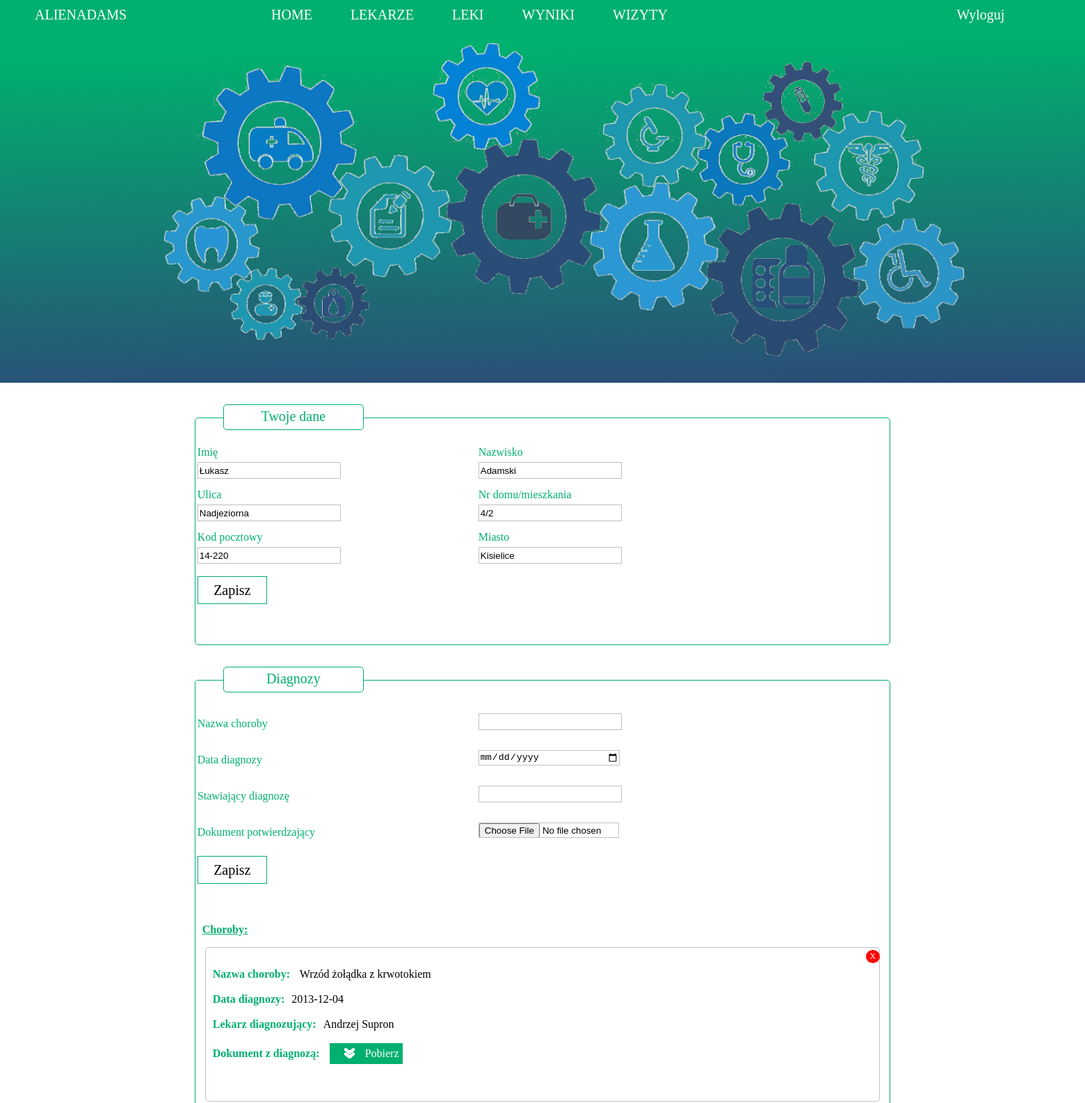
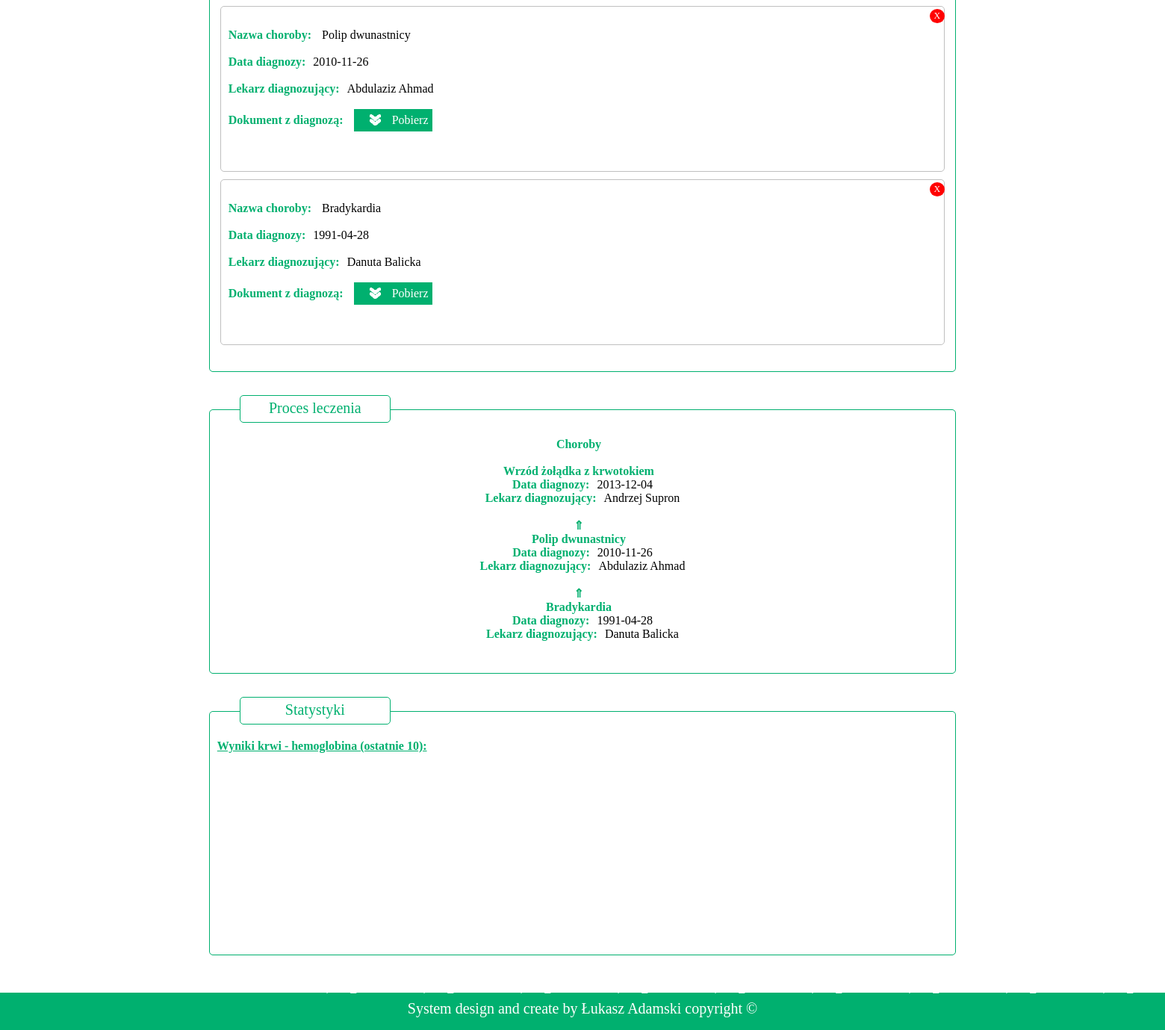
/dashboard.php (signed in), run on the app's committed database (2 pictures, top to bottom).
### tables this page shows
CREATE TABLE `personal_data` (
  `username` varchar(20) NOT NULL,
  `first_name` char(50) DEFAULT NULL,
  `last_name` char(50) DEFAULT NULL,
  `street` char(50) DEFAULT NULL,
  `home_number` char(20) DEFAULT NULL,
  `postal_code` char(6) DEFAULT NULL,
  `city` char(50) DEFAULT NULL
);

CREATE TABLE `deseases` (
  `username` varchar(20) NOT NULL,
  `desease` varchar(50) NOT NULL,
  `diagnosis_date` date DEFAULT NULL,
  `diagnosis_making` varchar(50) DEFAULT NULL,
  `diagnosis_document` varchar(255) DEFAULT NULL
);

### scripts/Patient.php (called while the page is built, shortened)
<?php
    include_once 'Database.php';
    class Patient
    {
        public static function fillFormUserData()
        {
            $Database = new Database();
            $Database->serverConnect();
            $Database->getUserData();
        }
        public static function getPatientDesease()
        {
            $Database = new Database();
            $Database->serverConnect();
            $Database->getPatientDesease();
        }
        public static function getTreatmentProcess()
        {
            $Database = new Database();
            $Database->serverConnect();
            $Database->getTreatmentProcess();
        }
        public static function getHemoglobin()
        {
            $Database = new Database();
            $Database->serverConnect();
            $Database->getHemoglobin();
        }
    }
?>

### scripts/Database.php (the view, shortened to what this page needs)
<?php
    class Database
    {
        public function getUserData()
        {
            $username = $_SESSION['username'];
            try
            {
                $pdo = new PDO('mysql:host=' . DB_HOST . ';dbname=' . DB_SCHEMA, DB_USER, DB_PASSWORD);
                $user_data = $pdo->query('SELECT * FROM personal_data WHERE username = "' . $username . '"');
                $user_data->execute();
                $row = $user_data->fetchAll();
                print('<form method="POST" action="update_personal_data.php">');
                print('<table class="data_box__table">');
                    print('<tr>');
                        print('<td>');
                            print('<label for="first_name">Imię</label>');
                            print('<input type="text" name="first_name" id="first_name" value="' . $row[0][1] . '"></input>');
                        print('</td>');
                        print('<td>');
                            print('<label for="last_name">Nazwisko</label>');
                            print('<input type="text" name="last_name" id="last_name" value="' . $row[0][2] . '"></input>');
                        print('</td>');
                    print('</tr>');
                    print('<tr>');
                        print('<td>');
                            print('<label for="street">Ulica</label>');
                            print('<input type="text" name="street" id="street" value="' . $row[0][3] . '"></input>');
                        print('</td>');
                        print('<td>');
                            print('<label for="home_number">Nr domu/mieszkania</label>');
                            print('<input type="text" name="home_number" id="home_number" value="' . $row[0][4] . '"></input>');
                        print('</td>');
                    print('</tr>');
                    print('<tr>');
                        print('<td>');
                            print('<label for="postal_code">Kod pocztowy</label>');
                            print('<input type="text" name="postal_code" id="postal_code" value="' . $row[0][5] . '"></input>');
                        print('</td>');
                        print('<td>');
                            print('<label for="city">Miasto</label>');
                            print('<input type="text" name="city" id="city" value="' . $row[0][6] . '"></input>');
                        print('</td>');
                    print('</tr>');
                    print('<tr>');
                        print('<td><button class="data_box__button">Zapisz</button></td>');
                    print('</tr>');
                print('</table>');
                print('</form>');
            }
            catch(PDOException $e)
            {
                echo 'Wystąpił błąd! (' . $e->getMessage() . ') :( Prosimy spróbować ponownie.';
                die();
            }
        }
        public function getPatientDesease()
        {
            $username = $_SESSION['username'];
            print('<form method="POST" action="add_desease.php" enctype="multipart/form-data">');
                print('<table class="data_box__table">');
                    print('<tr>');
                        print('<td>');
                            print('<label for="desease">Nazwa choroby</label>');
                        print('</td>');
                        print('<td>');
                            print('<input type="text" name="desease" id="desease"></input>');
                        print('</td>');
                    print('</tr>');
                    print('<tr>');
                        print('<td>');
                            print('<label for="diagnosis_date">Data diagnozy</label>');
                        print('</td>');
                        print('<td>');
                            print('<input type="date" name="diagnosis_date" id="diagnosis_date"></input>');
                        print('</td>');
                    print('</tr>');
                    print('<tr>');
                        print('<td>');
                            print('<label for="diagnosis_making">Stawiający diagnozę</label>');
                        print('</td>');
                        print('<td>');
                            print('<input type="text" name="diagnosis_making" id="diagnosis_making"></input>');
                        print('</td>');
                    print('</tr>');
                    print('<tr>');
                        print('<td>');
                            print('<label for="diagnosis_document">Dokument potwierdzający</label>');
                        print('</td>');
                        print('<td>');
                            print('<input type="file" name="diagnosis_document" id="diagnosis_document"></input>');
                        print('</td>');
                    print('</tr>');
                    print('<tr>');
                        print('<td><button class="data_box__button" id="save_button">Zapisz</button></td>');
                    print('</tr>');
                print('</table>');
            print('</form>');
            try
            {
                $pdo = new PDO('mysql:host=' . DB_HOST . ';dbname=' . DB_SCHEMA, DB_USER, DB_PASSWORD);
                $user_deseases_count = $pdo->query('SELECT count(*) FROM deseases WHERE username = "' . $username . '"');
                $user_deseases_count->execute();
                $row = $user_deseases_count->fetchAll();
                $count = $row[0][0];
                if($count == 0)
                {
                    echo "Nie dodano żadnej choroby.";
                }
                else
                {
                    echo "<p class='data_box__deseases_list'>Choroby:</p>";
                    $user_deseases = $pdo->query('SELECT * FROM deseases WHERE username = "' . $username . '" ORDER BY diagnosis_date DESC');
                    $user_deseases->execute();
                    $row = $user_deseases->fetchAll();
                    for($i = 0; $i < $count; $i++)
                    {
                        echo "<div class='data_box__deseas_box'>";
                            echo "<div class='data_box__delete_button' id='" . $row[$i][1] . "'><a href='delete_deseas.php?delete=" . $row[$i][1] . "'>X</a></div>";
                            echo "<span class='data_box__spec'>Nazwa choroby:</span> " . $row[$i][1] . "<br /><br />";
                            echo "<span class='data_box__spec'>Data diagnozy:</span>" . $row[$i][2] . "<br /><br />";
                            echo "<span class='data_box__spec'>Lekarz diagnozujący:</span>" . $row[$i][3] . "<br /><br />";
                            echo "<span class='data_box__spec'>Dokument z diagnozą:</span> <a href='images/documents/" . $row[$i][4] . "'><div class='data_box__document_button'><img class='data_box__document_icon' src='images/documents/download_arrow.png' alt='dokument'/>Pobierz</div></a><br /><br />";
                        echo "</div>";
                    }
                }
            }
            catch(PDOException $e)
            {
                echo 'Wystąpił błąd! (' . $e->getMessage() . ') :( Prosimy spróbować ponownie.';
                die();
            }
        }
        public function getTreatmentProcess()
        {
            $username = $_SESSION['username'];
            try
            {
                $pdo = new PDO('mysql:host=' . DB_HOST . ';dbname=' . DB_SCHEMA, DB_USER, DB_PASSWORD);
                $user_deseases_count = $pdo->query('SELECT count(*) FROM deseases WHERE username = "' . $username . '"');
                $user_deseases_count->execute();
                $row = $user_deseases_count->fetchAll();
                $count = $row[0][0];
                if($count == 0)
                {
                    echo "Nie dodano żadnej choroby.";
                }
                else
                {
                    $user_deseases = $pdo->query('SELECT * FROM deseases WHERE username = "' . $username . '" ORDER BY diagnosis_date DESC');
                    $user_deseases->execute();
                    $row = $user_deseases->fetchAll();
                    echo "<center><span class='data_box__spec'>Choroby</span><br /><br />";
                    for($i = 0; $i < $count; $i++)
                    {
                        if($i != 0)
                        {
                            echo "<span class='data_box__spec'>&#8657;</span>";
                        }
                        echo "<div class='treatment_box'>";
                        echo "<span class='data_box__spec'>" . $row[$i][1] . "</span><br />";
                        echo "<span class='data_box__spec'>Data diagnozy:</span>" . $row[$i][2] . "<br />";
                        echo "<span class='data_box__spec'>Lekarz diagnozujący:</span>" . $row[$i][3] . "<br /><br />";
                        echo "</div>";
                    }
                    echo "</center>";
                }
            }
            catch(PDOException $e)
            {
                echo 'Wystąpił błąd! (' . $e->getMessage() . ') :( Prosimy spróbować ponownie.';
                die();
            }
        }
        public function getHemoglobin()
        {
            $username = $_SESSION['username'];
            try
            {
                $pdo = new PDO('mysql:host=' . DB_HOST . ';dbname=' . DB_SCHEMA, DB_USER, DB_PASSWORD);
                $user_hemoglobin = $pdo->query('SELECT test_result, test_date FROM hemoglobin WHERE username = "' . $username . '" ORDER BY test_date LIMIT 10');
                $user_hemoglobin->execute();
                $row = $user_hemoglobin->fetchAll();
                for($i = 0; $i < 10; $i++)
                {
                    $data = json_encode($row[$i]);
                    if(($data[15] . $data[16]) <= 10)
                    {
                        echo "<div id='hemoglobin" . $i . "' style='height:" . ($data[15] . $data[16]) * 10 . "px; width: 120px; background-color: #ff0000; border-radius: 5px 5px 0 0; float: left; margin-left: 5px; font-family: Verdana; color: #FFFFFF; text-align: center; position: absolute; bottom: 0; '>";
                    }
                    else
                    {
                        echo "<div id='hemoglobin" . $i . "' style='height:" . ($data[15] . $data[16]) * 10 . "px; width: 120px; background-color: #00b06f; border-radius: 5px 5px 0 0; float: left; margin-left: 5px; font-family: Verdana; color: #FFFFFF; text-align: center; position: absolute; bottom: 0; '>";
                    }
                    echo $data[15] . $data[16] . "<br /><br />";
                    for($j = 38; $j < 48; $j++)
                    {
                        echo $data[$j];
                    }
                    echo "</div>";
                }
            }
            catch(PDOException $e)
            {
                echo 'Wystąpił błąd! (' . $e->getMessage() . ') :( Prosimy spróbować ponownie.';
                die();
            }
        }
    }
?>

### data on the page
personal_data: first_name "Łukasz", last_name "Adamski", street "Nadjeziorna", home_number "4/2", postal_code "14-220", city "Kisielice"
deseases: desease "Wrzód żołądka z krwotokiem", diagnosis_date "2013-12-04", diagnosis_making "Andrzej Supron"
deseases: desease "Polip dwunastnicy", diagnosis_date "2010-11-26", diagnosis_making "Abdulaziz Ahmad"
deseases: desease "Bradykardia", diagnosis_date "1991-04-28", diagnosis_making "Danuta Balicka"

### other printed values
$_SESSION["username"] "ALIENADAMS"
$data[$j] ","
$data[$j] "t"
$data[$j] "_"
